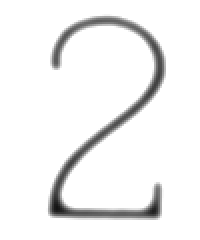
#> input picture card_detection/imgs/ranks/2-13.png, 100 x 120 px (shown 2 times larger)
$ python -i detect_cards.py   (imports and definitions only)   (older library calls are emulated)
#> lines starting #> are read from the running program, lines starting #| are printed output that depends on the picture; after the words box and inside, x2 and y2 are one past the last pixel; in counts of white or black regions, pixels touching at a corner belong together
#> further down, picture is the input picture: shape (120, 100, 3); min 20, max 255, mean 241.1
import os
import string
import random

import cv2
import numpy as np
import matplotlib.pyplot as plt
import matplotlib.patches as patches


cardW = 57
cardH = 87
cornerXmin = 2
cornerXmax = 10.5
cornerYmin = 2.5
cornerYmax = 23

# We convert the measures from mm to pixels: multiply by an arbitrary factor 'zoom'
# You shouldn't need to change this
zoom = 4
# [2 lines not run here, left out]
cornerXmin = int(cornerXmin * zoom)
cornerXmax = int(cornerXmax * zoom)
cornerYmin = int(cornerYmin * zoom)
cornerYmax = int(cornerYmax * zoom)

card_suits = ["s", "h", "d", "c"]
card_values = ["A", "K", "Q", "J", "10", "9", "8", "7", "6", "5", "4", "3", "2"]

# imgW,imgH: dimensions of the generated dataset images
imgW = 720
imgH = 720


refCard = np.array([[0, 0], [cardW, 0], [cardW, cardH], [0, cardH]], dtype=np.float32)
refCardRot = np.array(
    [[cardW, 0], [cardW, cardH], [0, cardH], [0, 0]], dtype=np.float32
)
refCornerHL = np.array(
    [
        [cornerXmin, cornerYmin],
        [cornerXmax, cornerYmin],
        [cornerXmax, cornerYmax],
        [cornerXmin, cornerYmax],
    ],
    dtype=np.float32,
)
refCornerLR = np.array(
    [
        [cardW - cornerXmax, cardH - cornerYmax],
        [cardW - cornerXmin, cardH - cornerYmax],
        [cardW - cornerXmin, cardH - cornerYmin],
        [cardW - cornerXmax, cardH - cornerYmin],
    ],
    dtype=np.float32,
)
refCorners = np.array([refCornerHL, refCornerLR])
alphamask = np.ones((cardH, cardW), dtype=np.uint8) * 255


def varianceOfLaplacian(img):
    """
    Compute the Laplacian of the image and then return the focus
    measure, which is simply the variance of the Laplacian
    Source: A.Rosebrock, https://www.pyimagesearch.com/2015/09/07/blur-detection-with-opencv/
    """
    return cv2.Laplacian(img, cv2.CV_64F).var()


def extract_card(img, output_fn=None, min_focus=20, debug=False):
    """ """
#> called with min_focus = 20, debug = False

    imgwarp = None

    # Check the image is not too blurry
    focus = varianceOfLaplacian(img)
#> focus = 307.5
    if focus < min_focus:
        if debug:
            print("Focus too low :", focus)
        return False, None

    # Convert in gray color
    gray = cv2.cvtColor(img, cv2.COLOR_BGR2GRAY)

    # Noise-reducing and edge-preserving filter
    gray = cv2.bilateralFilter(gray, 11, 17, 17)

    # Edge extraction
    edge = cv2.Canny(gray, 30, 200)
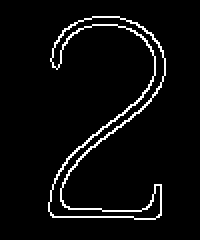
#> edge: shape (120, 100) (shown 2 times larger); 4.7% white in thin lines or dots, all inside (x1, y1, x2, y2) = (24, 8, 83, 110)

    # Find the contours in the edged image
    cnts, _ = cv2.findContours(edge.copy(), cv2.RETR_EXTERNAL, cv2.CHAIN_APPROX_SIMPLE)
#> cnts = 1 contour; box (x1, y1, x2, y2) and area: (24, 8, 83, 110) 1064

    # We suppose that the contour with largest area corresponds to the contour delimiting the card
    cnt = sorted(cnts, key=cv2.contourArea, reverse=True)[0]
#> cnt = contour of 172 points, box (x1, y1, x2, y2) (24, 8, 83, 110), area 1064

    # We want to check that 'cnt' is the contour of a rectangular shape
    # First, determine 'box', the minimum area bounding rectangle of 'cnt'
    # Then compare area of 'cnt' and area of 'box'
    # Both areas sould be very close
    rect = cv2.minAreaRect(cnt)
#> rect = ((53.15, 58.36), (100.9, 57.11), -89.2)
    box = cv2.boxPoints(rect)
#> box = [[81, 109.2], [23.9, 108.4], [25.3, 7.53], [82.4, 8.32]]
    box = np.int64(box)
#> box = [[80, 109], [23, 108], [25, 7], [82, 8]]
    areaCnt = cv2.contourArea(cnt)
#> areaCnt = 1064.5
    areaBox = cv2.contourArea(box)
#> areaBox = 5759
    valid = areaCnt / areaBox > 0.90
#> valid = False

    if valid:
        # We want transform the zone inside the contour into the reference rectangle of dimensions (cardW,cardH)
        ((xr, yr), (wr, hr), thetar) = rect
        # Determine 'Mp' the transformation that transforms 'box' into the reference rectangle
        if wr > hr:
            Mp = cv2.getPerspectiveTransform(np.float32(box), refCard)
        else:
            Mp = cv2.getPerspectiveTransform(np.float32(box), refCardRot)
        # Determine the warped image by applying the transformation to the image
        imgwarp = cv2.warpPerspective(img, Mp, (cardW, cardH))
        # Add alpha layer
        imgwarp = cv2.cvtColor(imgwarp, cv2.COLOR_BGR2BGRA)

        # Shape of 'cnt' is (n,1,2), type=int with n = number of points
        # We reshape into (1,n,2), type=float32, before feeding to perspectiveTransform
        cnta = cnt.reshape(1, -1, 2).astype(np.float32)
        # Apply the transformation 'Mp' to the contour
        cntwarp = cv2.perspectiveTransform(cnta, Mp)
        cntwarp = cntwarp.astype(np.int64)

        # We build the alpha channel so that we have transparency on the
        # external border of the card
        # First, initialize alpha channel fully transparent
        alphachannel = np.zeros(imgwarp.shape[:2], dtype=np.uint8)
        # Then fill in the contour to make opaque this zone of the card
        cv2.drawContours(alphachannel, cntwarp, 0, 255, -1)

        # Apply the alphamask onto the alpha channel to clean it
        alphachannel = cv2.bitwise_and(alphachannel, alphamask)

        # Add the alphachannel to the warped image
        imgwarp[:, :, 3] = alphachannel

        # Save the image to file
        if output_fn is not None:
            cv2.imwrite(output_fn, imgwarp)

    if debug:
        cv2.imshow("Gray", gray)
        cv2.imshow("Canny", edge)
        edge_bgr = cv2.cvtColor(edge, cv2.COLOR_GRAY2BGR)
        cv2.drawContours(edge_bgr, [box], 0, (0, 0, 255), 3)
        cv2.drawContours(edge_bgr, [cnt], 0, (0, 255, 0), -1)
        cv2.imshow("Contour with biggest area", edge_bgr)
        if valid:
            cv2.imshow("Alphachannel", alphachannel)
            cv2.imshow("Extracted card", imgwarp)

    return valid, imgwarp


# [81 lines left out: functions display_img, give_me_filename, extract_cards, not called in this run]

>>> import cv2
>>> picture = cv2.imread('imgs/ranks/2-13.png')
>>> result = extract_card(picture)

$ run again, on card_detection/imgs/ranks/2-14.png
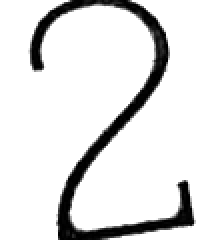
#> input picture card_detection/imgs/ranks/2-14.png, 100 x 120 px (shown 2 times larger)
#> picture is the input picture: shape (120, 100, 3); min 0, max 255, mean 222.9
#> focus = 2484.9
#> in extract_card, `edge = cv2.Canny(gray, 30, 200)`:
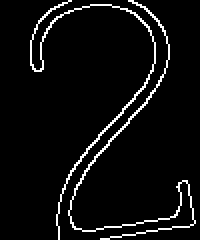
#> edge: shape (120, 100) (shown 2 times larger); 5.2% white in thin lines or dots, all inside (x1, y1, x2, y2) = (15, 0, 98, 120)
#> cnts = 2 contours; box (x1, y1, x2, y2) and area: (15, 0, 78, 120) 78, (34, 0, 98, 120) 64
#> cnt = contour of 204 points, box (x1, y1, x2, y2) (15, 0, 78, 120), area 78
#> rect = ((30.68, 52.7), (117.1, 62.38), -60.5)
#> in extract_card, `box = cv2.boxPoints(rect)`: box = [[29, 119], [-25.29, 88.28], [32.35, -13.6], [86.65, 17.12]]
#> in extract_card, `box = np.int64(box)`: box = [[29, 119], [-25, 88], [32, -13], [86, 17]]
#> areaCnt = 77.5
#> areaBox = 7219.5
#> valid = False

$ run again, on card_detection/imgs/ranks/3-133.png
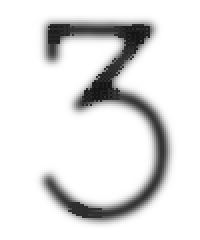
#> input picture card_detection/imgs/ranks/3-133.png, 100 x 120 px (shown 2 times larger)
#> picture is the input picture: shape (120, 100, 3); min 19, max 255, mean 225.9
#> focus = 831.6
#> in extract_card, `edge = cv2.Canny(gray, 30, 200)`:
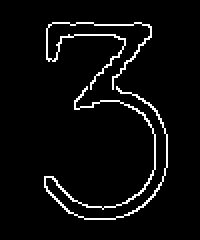
#> edge: shape (120, 100) (shown 2 times larger); 4.6% white in thin lines or dots, all inside (x1, y1, x2, y2) = (22, 11, 84, 110)
#> cnts = 2 contours; box (x1, y1, x2, y2) and area: (22, 43, 84, 110) 80, (23, 11, 76, 45) 32
#> cnt = contour of 230 points, box (x1, y1, x2, y2) (22, 43, 84, 110), area 80
#> rect = ((55.71, 78.34), (67.44, 55.61), -68.46)
#> in extract_card, `box = cv2.boxPoints(rect)`: box = [[69.19, 119.9], [17.46, 99.5], [42.22, 36.77], [93.95, 57.19]]
#> in extract_card, `box = np.int64(box)`: box = [[69, 119], [17, 99], [42, 36], [93, 57]]
#> areaCnt = 80
#> areaBox = 3721
#> valid = False

$ run again, on card_detection/imgs/ranks/3-14.png
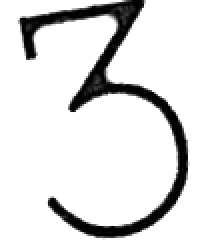
#> input picture card_detection/imgs/ranks/3-14.png, 100 x 120 px (shown 2 times larger)
#> picture is the input picture: shape (120, 100, 3); min 0, max 255, mean 220.9
#> focus = 2994.8
#> in extract_card, `edge = cv2.Canny(gray, 30, 200)`:
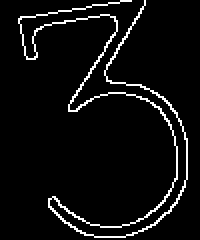
#> edge: shape (120, 100) (shown 2 times larger); 5.4% white in thin lines or dots, all inside (x1, y1, x2, y2) = (9, 0, 94, 119)
#> cnts = 1 contour; box (x1, y1, x2, y2) and area: (9, 0, 94, 119) 136
#> cnt = contour of 510 points, box (x1, y1, x2, y2) (9, 0, 94, 119), area 136
#> rect = ((54.25, 59.96), (73.57, 117.1), -9.26)
#> in extract_card, `box = cv2.boxPoints(rect)`: box = [[27.37, 123.6], [8.53, 8.11], [81.14, -3.73], [99.98, 111.8]]
#> in extract_card, `box = np.int64(box)`: box = [[27, 123], [8, 8], [81, -3], [99, 111]]
#> areaCnt = 136.5
#> areaBox = 8514
#> valid = False
